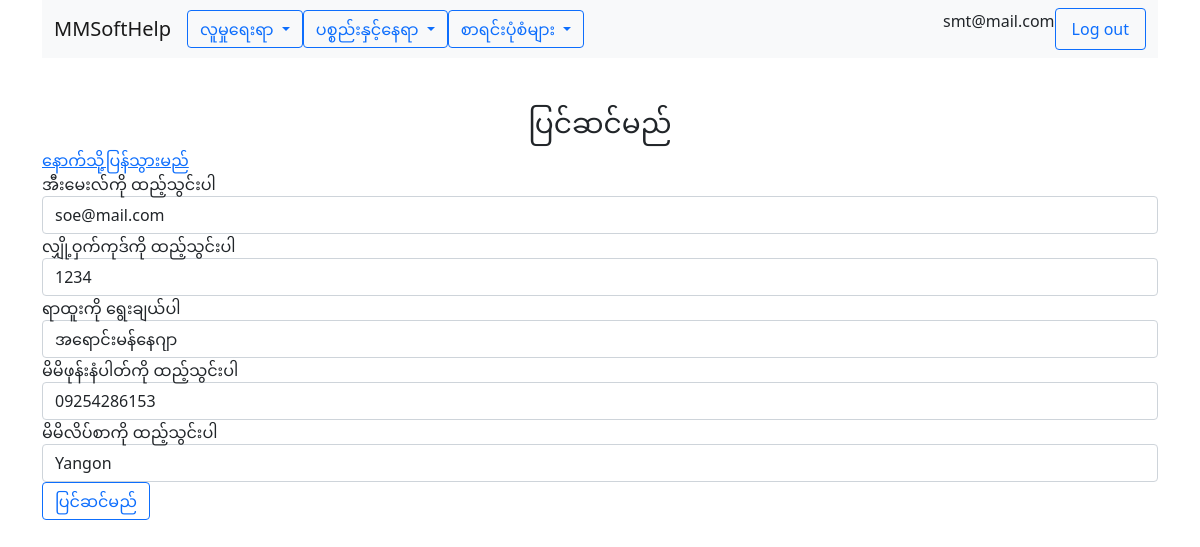
The page /admin/edituser.php?key=soe@mail.com (signed in) on the database its author committed.
### tables this page shows
CREATE TABLE `users` (
  `id` int(10) NOT NULL,
  `email` varchar(100) NOT NULL,
  `password` varchar(100) NOT NULL,
  `phone` varchar(25) NOT NULL,
  `address` varchar(250) NOT NULL,
  `com_id` int(10) NOT NULL,
  `role` varchar(25) NOT NULL
);

CREATE TABLE `companies` (
  `id` int(10) NOT NULL,
  `name` varchar(100) NOT NULL,
  `phone` varchar(15) NOT NULL,
  `address` varchar(250) NOT NULL
);

### app/functions.php (called while the page is built, shortened)
<?php
function view($name, $model= ''){
    require(APP_PATH . "views/layout.view.php");
}
function is_user_authenticated() {
    return isset($_SESSION['email']);
}
function is_user_admin() {
    $user = UserData::get_user_by_email($_SESSION['email']);
    return $user->role == 'admin';
}
function get_user() {
    $user = UserData::get_user_by_email($_SESSION['email']);
    return $user;
}
function get_company_id() {
    $user = UserData::get_user_by_email($_SESSION['email']);
    return $user->com_id;
}
function get_company_name() {
    return CompanyData::get_company_by_id(get_company_id())->name;
}
?>

### app/company/mysqlcompanyprovider.class.php (called while the page is built, shortened)
<?php
class MySqlCompanyProvider extends CompanyProvider{
    public function get_company_by_id($com_id){
        $db = $this -> connect();
        $sql = 'SELECT * FROM companies WHERE id = :id';
        $smt = $db->prepare($sql);
        $smt -> execute([
            ':id' => $com_id,
        ]);
        $data = $smt->fetchAll(PDO::FETCH_CLASS,'Company');
        return $data[0];
    }
    private function connect(){
        try{
            return new PDO($this->source, CONFIG['db_user'], CONFIG['db_password']);
        }catch(PDOException $e){
            return null;
        }
    }
}
?>

### app/user/mysqluserprovider.class.php (called while the page is built, shortened)
<?php
class MySqlUserProvider extends UserProvider{
    public function get_user_by_email($email){
        $db = $this -> connect();
        $sql = 'SELECT * FROM users WHERE email = :email';
        $smt = $db->prepare($sql);
        $smt -> execute([
            ':email' => $email,
        ]);
        $data = $smt->fetchAll(PDO::FETCH_CLASS,'User');
        return $data[0];
    }
    private function connect(){
        try{
            return new PDO($this->source, CONFIG['db_user'], CONFIG['db_password']);
        }catch(PDOException $e){
            return null;
        }
    }
}
?>

### app/user/userdata.class.php (called while the page is built, shortened)
<?php
class UserData{
    static private $ds;
    static public function initialize(UserProvider $data_provider){
        return self::$ds = $data_provider;
    }
    static public function get_user_by_email($email){
        return self::$ds->get_user_by_email($email);
    }
}
?>

### app/company/companydata.class.php (called while the page is built, shortened)
<?php
class CompanyData{
    static private $ds;
    static public function initialize(CompanyProvider $data_provider){
        return self::$ds = $data_provider;
    }
    static public function get_company_by_id($com_id){
        return self::$ds->get_company_by_id($com_id);
    }
}
?>

### views/admin/edituser.view.php (the view, shortened to what this page needs)
<div class="row">
        <div class="col-lg-12 text-center">
            <h3 class="mt-5"><?php echo edit_user;?></h3>
        </div>
    </div>
    <div class="row">
        <a href="../user"><?php echo back;?></a>
    </div>
   <div>
       <form action="" method="POST">
          <div class="form-group">
              <label for="term"><?php echo email;?></label>
              <input class="form-control" type="text" name="email" id="email" value="<?= $model->email ?>">
          </div>
          <div class="form-group">
              <label for="definition"><?php echo password;?></label>
              <input class="form-control" type="text"  name="password" id="password" value="<?= $model->password ?>">
          </div>
          <?php
                    if (is_user_admin() && $model->role != "admin"){
                ?>
                    <div class="form-group">
                    <label for="definition"><?php echo role;?></label>
                    <input class="form-control" type="text"  name="role" id="role" value="<?= $model->role ?>">
                    </div>
                <?php
                    }else{
                ?>
                 <input type="hidden" name="role" value="<?= $model->role ?>">
                <?php
                    }
                ?>
          <div class="form-group">
              <label for="phone"><?php echo phone;?></label>
              <input class="form-control" type="text"  name="phone" id="phone" value="<?= $model->phone ?>">
          </div>
          <div class="form-group">
              <label for="address"><?php echo address;?></label>
              <input class="form-control" type="text"  name="address" id="address" value="<?= $model->address ?>">
          </div>
          <div class="form-group">
              <input class="btn btn-outline-primary" type="submit" value="<?php echo edit_user;?>">
          </div>
       </form>
   </div>

### views/layout.view.php (shortened to what this page needs)
<!DOCTYPE html>
<html lang="en">
  <head>
    <link href="https://cdn.jsdelivr.net/npm/bootstrap@5.0.2/dist/css/bootstrap.min.css" rel="stylesheet">
  </head>
  <body>
    <div class="container">
      <?php
      if (is_user_authenticated()){
      ?>
<nav class="navbar navbar-expand-lg navbar-light bg-light">
  <div class="container-fluid">
    <a class="navbar-brand" href="../company"><?= get_company_name(); ?></a>
    <div class="collapse navbar-collapse" id="navbarSupportedContent">
      <ul class="navbar-nav me-auto mb-2 mb-lg-0">
<div class="dropdown">
  <button class="btn btn-outline-primary dropdown-toggle" type="button" id="dropdownMenuButton1" data-bs-toggle="dropdown" aria-expanded="false">
    <?php echo people_menu; ?>
  </button>
</div>
<div class="dropdown">
  <button class="btn btn-outline-primary dropdown-toggle" type="button" id="dropdownMenuButton1" data-bs-toggle="dropdown" aria-expanded="false">
    <?php echo item_location_menu; ?>
  </button>
</div>
<div class="dropdown">
  <button class="btn btn-outline-primary dropdown-toggle" type="button" id="dropdownMenuButton1" data-bs-toggle="dropdown" aria-expanded="false">
    <?php echo forms; ?>
  </button>
</div>
      </ul>
      <?php
      }
      ?>
      <?php
      if (is_user_authenticated()){
      ?>
      <p><?= get_user()->email; ?></p>
      <a class="nav-link btn btn-outline-primary" href="../logout.php">Log out</a>
      <?php
      }
      ?>
    </div>
  </div>
</nav>
</div>
    <div class="container">
<?php require("$name.view.php");?>
    </div>
    </body>
    </html>

### rows shown on the page
users: com.name "MMSoftHelp", email "smt@mail.com"
users: email "soe@mail.com", password "1234", role "အရောင်းမန်နေဂျာ", phone "09254286153", address "Yangon"

### other values the page prints
people_menu "လူမှုရေးရာ"
item_location_menu "ပစ္စည်းနှင့်နေရာ"
forms "စာရင်းပုံစံများ"
edit_user "ပြင်ဆင်မည်"
back "နောက်သို့ပြန်သွားမည်"
email "အီးမေးလ်ကို ထည့်သွင်းပါ"
password "လျှို့ဝှက်ကုဒ်ကို ထည့်သွင်းပါ"
role "ရာထူးကို ရွေးချယ်ပါ"
phone "မိမိဖုန်းနံပါတ်ကို ထည့်သွင်းပါ"
address "မိမိလိပ်စာကို ထည့်သွင်းပါ"
